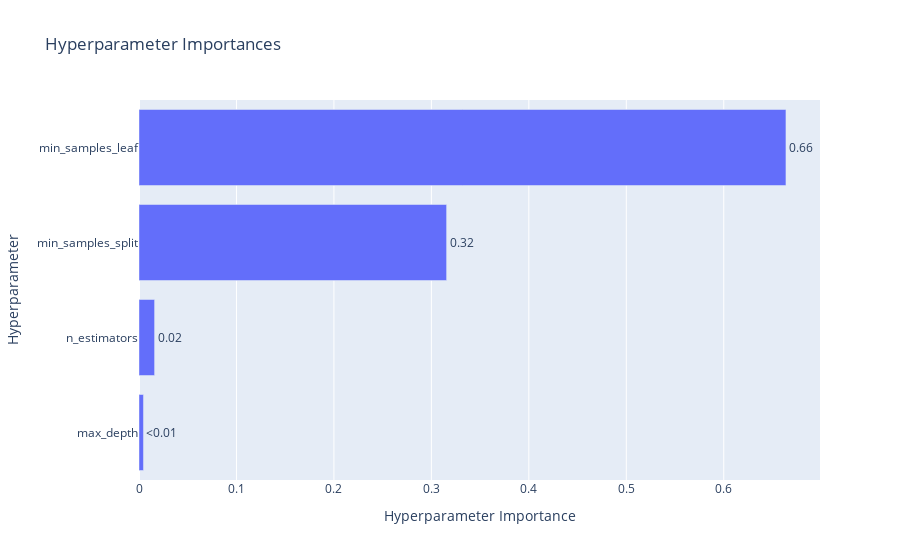

The code cell stored with this chart in its notebook:
### Code cell
vis.plot_param_importances(study)

### Figure 1 — Plotly figure (JSON) as saved in the notebook; plotly's stock layout.template omitted (floating-point values rounded to 4 significant figures)
{"data": [{"cliponaxis": false, "hovertemplate": ["max_depth (IntDistribution): 0.00457320225420413<extra></extra>", "n_estimators (IntDistribution): 0.015998185954828954<extra></extra>", "min_samples_split (IntDistribution): 0.31562105235084675<extra></extra>", "min_samples_leaf (IntDistribution): 0.6638075594401202<extra></extra>"], "name": "Objective Value", "orientation": "h", "text": ["<0.01", "0.02", "0.32", "0.66"], "textposition": "outside", "type": "bar", "x": [0.004573, 0.016, 0.3156, 0.6638], "y": ["max_depth", "n_estimators", "min_samples_split", "min_samples_leaf"]}], "layout": {"title": {"text": "Hyperparameter Importances"}, "xaxis": {"title": {"text": "Hyperparameter Importance"}}, "yaxis": {"title": {"text": "Hyperparameter"}}}}
